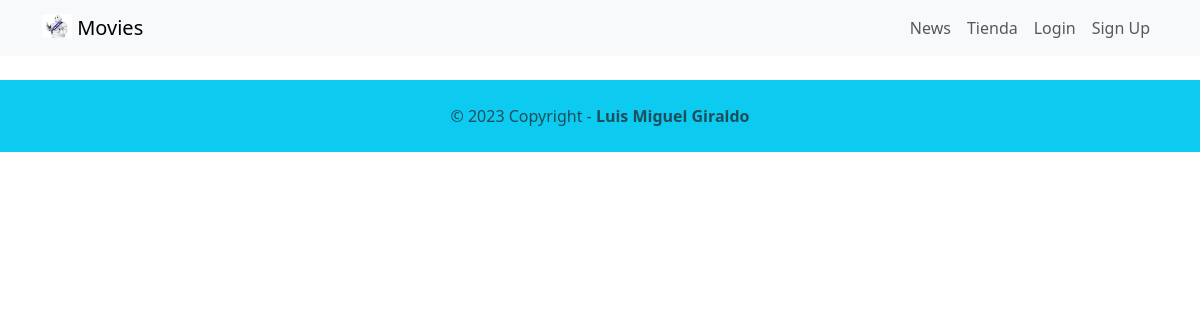
The page /news/ on the database as committed earlier.
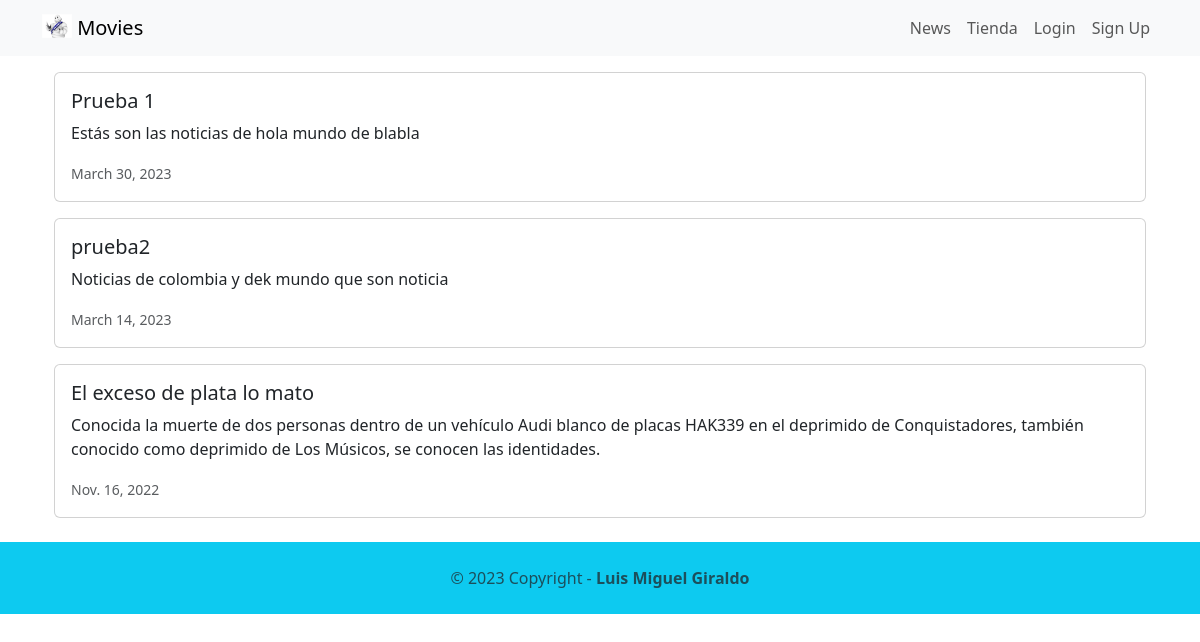
The same page on the database as committed later.
### news/models.py (models this page shows, shortened)
class News(models.Model):
    headline=models.CharField(max_length=200)
    body=models.TextField()
    date=models.DateField()

### news/views.py (the view)
# urls.py: path('news/', include('news.urls')),
def news(request):
    newss =News.objects.all().order_by('-date')
    return render(request, 'news.html', {'newss': newss })

### news/templates/news.html (shortened to what this page needs)
<!doctype html>
<html lang="en">
<head>
    <link href="https://cdn.jsdelivr.net/npm/bootstrap@5.3.0-alpha2/dist/css/bootstrap.min.css" rel="stylesheet">
</head>
<body>
    {% extends 'base.html' %}
    {% block content %}
    <div class="container">
        {% for news in newss %}
        <div class="card mb-3">
            <div class="row g-0">
                <div>
                    <div class="card-body">
                        <h5 class="card-title">{{ news.headline }}</h5>
                        <p class="card-text">{{ news.body }}</p>
                        <p class="card-text"><small class="text-muted">
                            {{ news.date }}
                        </small></p>
                    </div>
                </div>
            </div>
        </div>
        {% endfor %}
    </div>
    {% endblock content %}

Rows that differ between the two databases and show on the page:
added News: headline "Prueba 1", body "Estás son las noticias de hola mundo de blabla", date "March 30, 2023"
added News: headline "prueba2", body "Noticias de colombia y dek mundo que son noticia", date "March 14, 2023"
added News: headline "El exceso de plata lo mato", body "Conocida la muerte de dos personas dentro de un vehículo Audi blanco de placas HAK339 en el deprimido de Conquistadores, también conocido como deprimido de Los Músicos, se conocen las identidades.", date "Nov. 16, 2022"
